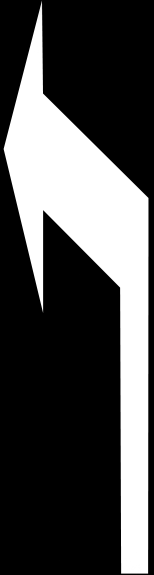
#> input picture Tradition/standard_lane_marks/0_left.png, 154 x 575 px; its folder holds 4 pictures in this run
$ python lane_detect.py   (older library calls are emulated)
#> lines starting #> are read from the running program, lines starting #| are printed output that depends on the picture; after the words box and inside, x2 and y2 are one past the last pixel; in counts of white or black regions, pixels touching at a corner belong together
### Tradition/lane_mark.py
import os
from Tradition.utils import *

class LaneMarkDirection:
    LEFT = 0
    RIGHT = 1
    STRAIGHT = 2
    STRAIGHT_LEFT = 3
    STRAIGHT_RIGHT = 4


def map_int_2_direction_str(num):
    strs = ["left", "right", "straight", "straight_left", "straight_right"]
    return strs[num]


def get_standard_lane_marks(path):
#> called with path = './standard_lane_marks/'
    standard_lane_marks = []
    image_files = os.listdir(path)
    image_files.sort(key=lambda x: x[0])
    for image in image_files:
        src = cv2.imread(path + image)
#> src is the input picture: shape (575, 154, 3); min 0, max 255, mean 75
        gray = cv2.cvtColor(src, cv2.COLOR_BGR2GRAY)
        binary = cv2.threshold(gray, 200, 255, cv2.THRESH_BINARY)[1]
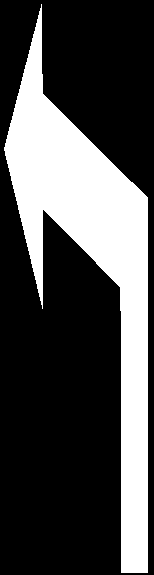
#> binary: shape (575, 154); 29% white; 1 white region, box (x1, y1, x2, y2) and area: (4, 4, 148, 573) 25644
        standard_lane_marks.append(binary)
#> pass 2 of the loop in get_standard_lane_marks, `for image in image_files:`:
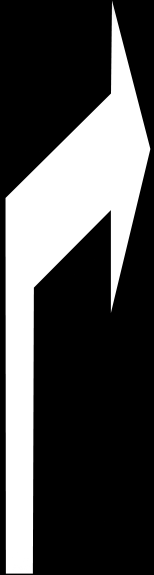
#> input picture Tradition/standard_lane_marks/1_right.png, 154 x 575 px
#> in get_standard_lane_marks, src is the input picture: shape (575, 154, 3); min 0, max 255, mean 75
#> in get_standard_lane_marks, `binary = cv2.threshold(gray, 200, 255, cv2.THRESH_BINARY)[1]`:
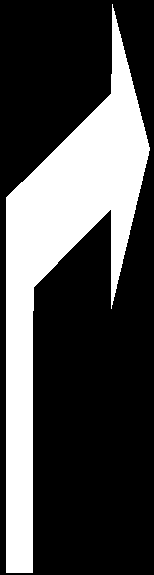
#> binary: shape (575, 154); 29% white; 1 white region, box (x1, y1, x2, y2) and area: (6, 4, 150, 573) 25644
#> pass 3 of the loop in get_standard_lane_marks, `for image in image_files:`:
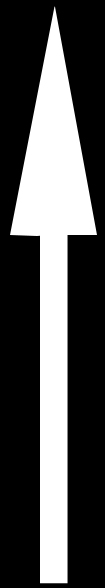
#> input picture Tradition/standard_lane_marks/2_straight.png, 105 x 588 px
#> in get_standard_lane_marks, src is the input picture: shape (588, 105, 3); min 0, max 255, mean 80.9
#> gray: shape (588, 105)
#> in get_standard_lane_marks, `binary = cv2.threshold(gray, 200, 255, cv2.THRESH_BINARY)[1]`:
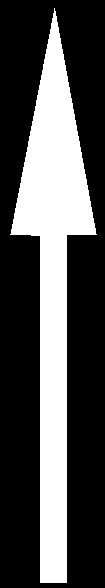
#> binary: shape (588, 105); 31.2% white; 1 white region, box (x1, y1, x2, y2) and area: (10, 8, 97, 583) 19266
#> the loop made 4 passes; the first 3 are shown
    return standard_lane_marks


# [14 lines left out: function recognize_lane_mark, not called in this run]

### Tradition/lane_detect.py
from Tradition.geometry import *
from Tradition.lane_mark import *

import warnings
warnings.filterwarnings("ignore")


class Lane:
    def __init__(self, boundary, category):
        self.boundary = boundary
        self.category = category


def lane_detect(src):
    ret_lanes = []
#> (the run stopped early here; a loop or call above may not have finished)
